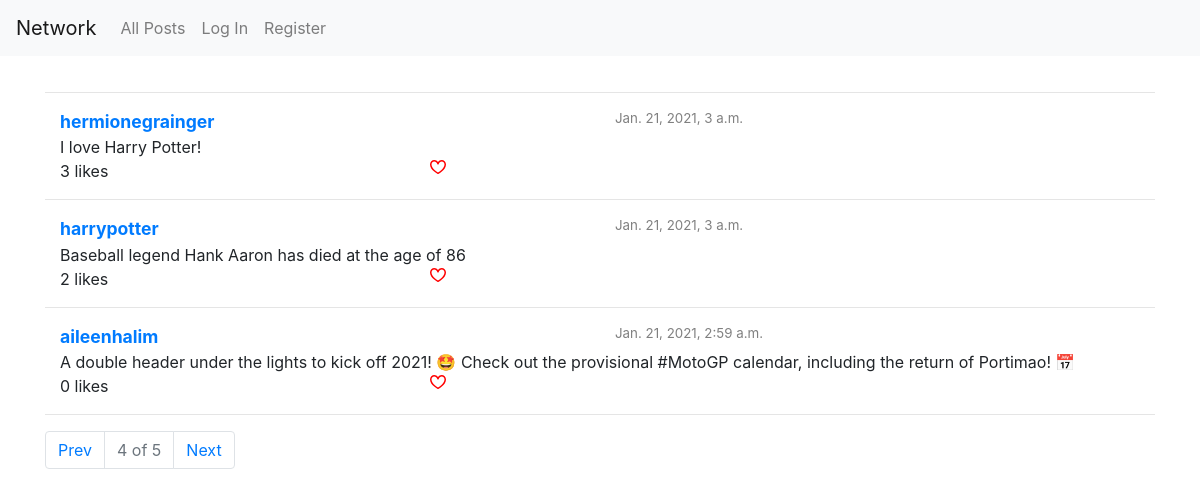
The app's page /?pg=4 with its own data.
### network/models.py (models this page shows, shortened)
class Post(models.Model):
    user = models.ForeignKey(User, on_delete=models.CASCADE)
    post_content = models.TextField(max_length=280)
    likes = models.ManyToManyField(User, blank=True, related_name='user_likes')
    created_timestamp = models.DateTimeField(auto_now_add=True)
    edited_timestamp = models.DateTimeField(auto_now=True)

class User(AbstractUser):
    following = models.ManyToManyField('self', blank=True, related_name='followers', symmetrical=False)

### network/views.py (the view)
# urls.py: path("", views.index, name="index"),
def index(request):
    if request.method == 'POST' and request.user.is_authenticated:
        p = PostForm(request.POST)
        if p.is_valid():
            r = Post(user = request.user, post_content = p.cleaned_data['post_content'])
            r.save()
            return HttpResponseRedirect(reverse("index"))
    posts = Post.objects.order_by('-created_timestamp')
    duration_dict = {}
    for post in posts:
        duration_dict[post.id] = duration(post.edited_timestamp)
    form = PostForm()
    p = paginate_post(posts, request.GET.get('pg'))
    return render(request, "network/index.html", {
        'form': form,
        'posts': p['posts_paginated'].page(p['pg']),
        'durations': duration_dict,
        'p': p,
    })

### network/helpers.py (called while the page is built)
def paginate_post(posts, pg):
    posts_paginated = Paginator(posts,3)
    if pg == None:
        pg = 1
    else:
        pg = int(pg)
    pg_prev = None
    pg_next = None
    if posts_paginated.page(pg).has_previous():
        pg_prev = pg - 1
    if posts_paginated.page(pg).has_next():
        pg_next = pg + 1
    return {
        'posts_paginated': posts_paginated,
        'pg': pg,
        'pg_prev': pg_prev,
        'pg_next': pg_next,
        'pg_index': f'{pg} of {posts_paginated.num_pages}',
    }

### network/templates/network/index.html (shortened to what this page needs)
{% extends "network/layout.html" %}
{% load static %}
{% block body %}
    <div class="container">
        <div style="padding: 10px;"></div>
        <hr>
        {% for post in posts %}
            <div class="container">
                <div class="row">
                    <div class="col allPostUsername"><a href="{% url 'user' post.user.username %}">{{ post.user.username }}</a></div>
                    <div class="col allPostTimestamp">{{ post.created_timestamp }}</div>
                </div>
                <div class="row" id="content_row{{post.id}}">
                    <div class="col" id="post{{post.id}}">{{ post.post_content }}</div>
                </div>
                <div class="row">
                    <div class="col" id="likes_count">{{ post.likes.all.count}} likes</div>
                    <div class="col" id="like_div" data-postid="{{post.id}}">
                        <img src="{% static 'network/heart.svg' %}" id="heart" class="pointer" style="display: {% if user in post.likes.all %} none {% else %} block {% endif %};">
                    </div>
                    <div class="col" id="edit_div{{post.id}}">
                    </div>
                </div>
            </div>
            <hr>
        {% endfor %}
        {% if p.pg_prev or p.pg_next %}
            <nav aria-label="page navigation">
                <ul class="pagination">
                    <li class="page-item {% if not p.pg_prev %} disabled {% endif %}"><a class="page-link" href="?pg={{ p.pg_prev }}">Prev</a></li>
                    <li class="page-item disabled"><a class="page-link">{{ p.pg_index }}</a></li>
                    <li class="page-item {% if not p.pg_next %} disabled {% endif %}"><a class="page-link" href="?pg={{ p.pg_next }}">Next</a></li>
                </ul>
            </nav>
        {% endif %}
    </div>
{% endblock %}

### network/static/network/styles.css (style rules this page uses)
.allPostUsername { font-weight: bold; font-size: 1.1em; }
.allPostTimestamp { color: grey; font-size: smaller; }
.pointer { cursor: pointer; }

### records on screen
Post: user.username "hermionegrainger", created_timestamp "Jan. 21, 2021, 3 a.m.", post_content "I love Harry Potter!", likes.all.count "3"
Post: user.username "harrypotter", created_timestamp "Jan. 21, 2021, 3 a.m.", post_content "Baseball legend Hank Aaron has died at the age of 86", likes.all.count "2"
Post: user.username "aileenhalim", created_timestamp "Jan. 21, 2021, 2:59 a.m.", post_content "A double header under the lights to kick off 2021! 🤩 Check out the provisional #MotoGP calendar, including the return of Portimao! 📅", likes.all.count "0"

### other values on screen
{{ p.pg_index }} "4 of 5"
